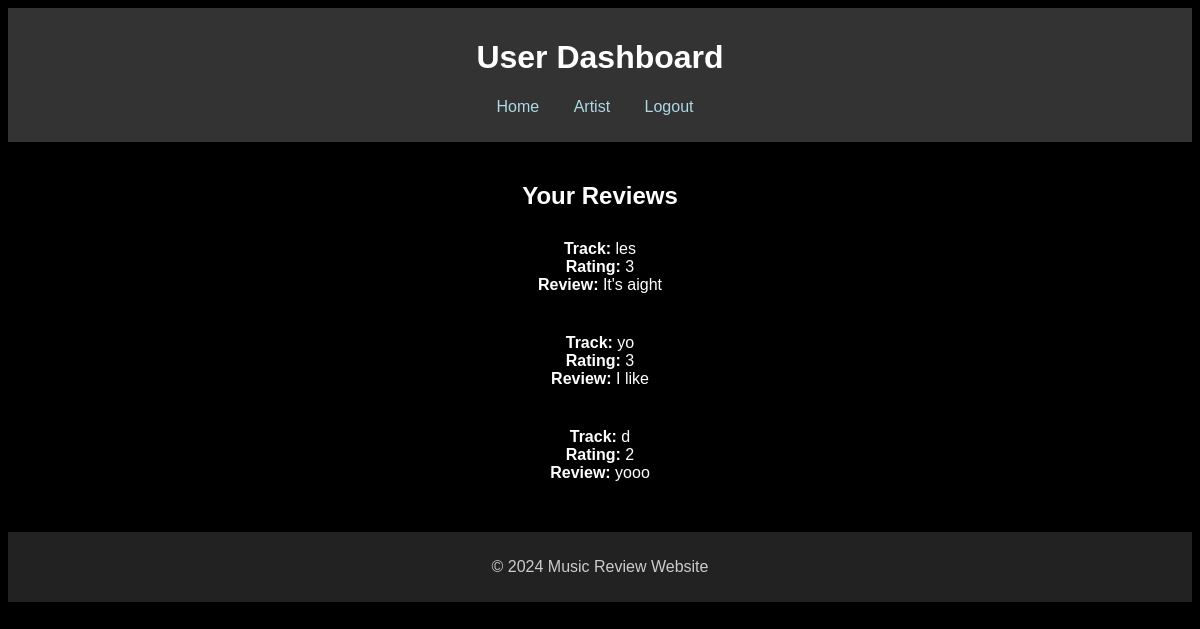
Screenshot of /user_page (signed in) with the database file from the repository.
### tables this page shows
CREATE TABLE reviews (
    id INTEGER PRIMARY KEY AUTOINCREMENT,
    content TEXT NOT NULL,
    rating INTEGER NOT NULL,
    user_id INTEGER,
    track_id INTEGER, track_type TEXT,
    FOREIGN KEY (user_id) REFERENCES users (id),
    FOREIGN KEY (track_id) REFERENCES tracks (id)
);

CREATE TABLE tracks (
    id INTEGER PRIMARY KEY AUTOINCREMENT,
    artist TEXT NOT NULL,
    album TEXT,
    name TEXT NOT NULL,
    genre TEXT,
    user_id INTEGER,
    file_path TEXT, image_url TEXT,
    FOREIGN KEY (user_id) REFERENCES users(id)
);

### app.py (the view)
@app.route('/user_page')
def user_page():
    db = get_db()
    user_id = session.get('user_id')
    if user_id is None:
        flash("Please log in to view this page.")
        return redirect(url_for('login'))
    user_reviews = db.execute('SELECT r.*, t.name as track_name FROM reviews r JOIN tracks t ON r.track_id = t.id WHERE r.user_id = ?', (user_id,)).fetchall()
    return render_template('user_page.html', user_reviews=user_reviews)

### app.py (called while the page is built)
def get_db():
    db = getattr(g, '_database', None)
    if db is None:
        db = g._database = sqlite3.connect(DATABASE)
        db.row_factory = sqlite3.Row
    return db

@app.teardown_appcontext
def close_connection(exception):
    db = getattr(g, '_database', None)
    if db is not None:
        db.close()

### templates/user_page.html (shortened to what this page needs)
<!DOCTYPE html>
<html lang="en">
<head>
    <link rel="stylesheet" href="{{ url_for('static', filename='css/style.css') }}">
</head>
<body>
    <header>
        <h1>User Dashboard</h1>
        <nav>
            <ul>
                <li><a href="/">Home</a></li>
                <li><a href="/artistpage">Artist</a></li>
                <li><a href="/logout">Logout</a></li>
            </ul>
        </nav>
    </header>
    <main>
        <h2>Your Reviews</h2>
        {% if user_reviews %}
        <ul>
            {% for review in user_reviews %}
            <li>
                <strong>Track:</strong> {{ review.track_name }}<br>
                <strong>Rating:</strong> {{ review.rating }}<br>
                <strong>Review:</strong> {{ review.content }}<br>
            </li>
            {% endfor %}
        </ul>
        {% else %}
        <p>No reviews yet.</p>
        {% endif %}
    </main>
    <footer>
        <p>© 2024 Music Review Website</p>
    </footer>
</body>
</html>

### static/css/style.css (style rules this page uses)
body { font-family: Arial, sans-serif; background-color: black; color: white; }
header { background-color: #333; color: #fff; padding: 10px 20px; text-align: center; }
nav ul { list-style-type: none; padding: 0; }
nav ul li { display: inline; margin-right: 10px; }
nav ul li a { color: lightblue; text-decoration: none; }
footer { text-align: center; padding: 10px 0; background-color: #222; color: #ccc; }
main { text-align: center; padding: 20px; }
ul { list-style-type: none; padding: 0; }

### templates/user_page.html (style rules this page uses)
ul { list-style: none; padding: 0; }
li { margin-bottom: 20px; padding: 10px; border-radius: 8px; }

### rows the page displays
reviews: track_name "les", rating "3", content "It's aight"
reviews: track_name "yo", rating "3", content "I like"
reviews: track_name "d", rating "2", content "yooo"
